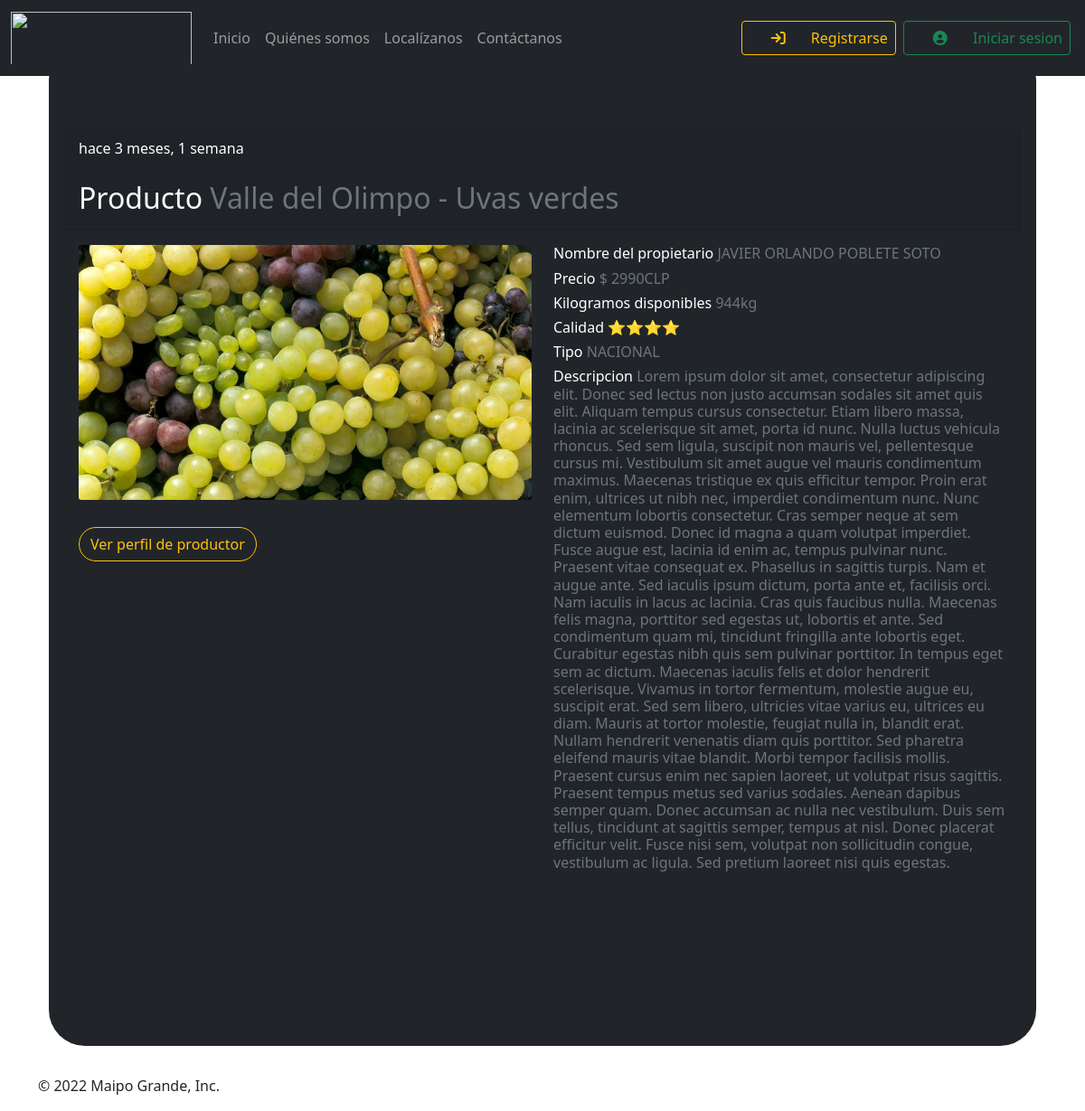
/product/1/, run on the app's committed database.
### maipogrande/models.py (models this page shows)
class Product(models.Model):
    id = models.AutoField(
        primary_key = True,
        editable = False
    )
    timestamp = models.DateTimeField(
        default = timezone.localtime(timezone.now()).strftime("%Y-%m-%d %H:%M:%S")
    )
    user = models.ForeignKey(
        CustomUser,
        on_delete = models.CASCADE,
        related_name = 'product'
    )
    title = models.CharField(
        max_length = 300,
        blank = True
    )
    description = models.TextField(
        max_length = 5000,
        blank = True
    )
    price = models.IntegerField(
        validators = [MinValueValidator(100), MaxValueValidator(1000000000)]
    )
    quantity = models.IntegerField(
        validators = [MinValueValidator(1), MaxValueValidator(1000)]
    )
    type_sale = models.CharField(
        max_length = 15,
        choices = TYPE_SALE,
        default = TYPE_SALE[0][0]
    )
    quality = models.IntegerField(
        validators = [MinValueValidator(1), MaxValueValidator(5)]
    )
    image = models.ImageField(
        upload_to = 'media/post/product/',
        null = True
    )
    owner_full_name = models.CharField(
        max_length = 100,
        blank = True
    )
    def __str__(self):
        return f'Producto : {str(self.title).upper()}'
    class Meta:
        ordering = ['-timestamp', 'price']

class CustomUser(AbstractUser):
    type = models.CharField(
        max_length = 15,
        choices = USER_TYPE,
        default = USER_TYPE[2][0]
    )
    identity_document_number = models.IntegerField(
        null=True,
        validators = [MinValueValidator(100000), MaxValueValidator(99999999999)]
    )
    country = models.CharField(
        max_length = 20,
        choices = COUNTRY,
        default = ''
    )

### maipogrande/views.py (the view)
# urls.py: path('product/<int:id_product>/', views.view_product_post, name='view_product_post'),
def view_product_post(request, id_product = None):
	product_post = Product.objects.filter(id=id_product)
	print(product_post)
	context = {'product_post' : product_post}
	return render(request, 'product.html', context)

### maipogrande/templates/product.html (shortened to what this page needs)
{% extends './layout.html' %}
{% load humanize %}
{% block content %}
<div class="row">
    <div class="col-sm-12 col-md-12 col-lg-12 col-xl-12">
		<div class="p-3 mb-2 bg-dark text-white"  style="border-radius: 40px;">
            <hr class = "featurette-divider"
                style = "padding-top : 5px; padding-bottom: 10px; background-color: transparent;">
            {% for product in product_post %}
                <div class="table-responsive py-4">
                    <table class="table table-striped">
                        <tbody>
                            <tr>
                                <div class="container-article">
                                    <div>
                                        <div class="card text-white bg-dark mb-3" style="max-width: 100%; max-height : auto;">
                                            <div class="card-header">
                                                <time data-time="#">{{ product.timestamp|naturaltime }}</time>
                                                <br></br>
                                                <h2 class="h2 text-start text-light">Producto <span class="text-muted">{{ product.title }}</span></h2>
                                            </div>
                                            <div class="card-body">
                                                <div class="row">
                                                    <div class="col-sm">
                                                        <div class="col-12">
                                                            {% if product.image %}
                                                                <img class="card-img img-fluid" src="{{ product.image.url }}" alt="" style="max-width : 600px; max-height : 300px;;">
                                                            {% endif %}
                                                            <form style="padding-top: 10px; padding-bottom: 20px">
                                                                <a class="btn btn-outline-warning btn-md"
                                                                    href="{% url 'profile' product.user.username %}"
                                                                    style="border-radius: 40px;"
                                                                    role="button">Ver perfil de {{ product.user.username }}</a>
                                                            </form>
                                                        </div>
                                                    </div>
                                                    <div class="col-sm">
                                                        <h6 class="h6 text-start">Nombre del propietario <span class="text-muted"> {{ product.user.first_name }} {{ product.user.last_name }}</span></h6>
                                                        <h6 class="h6 text-start">Precio <span class="text-muted"> $ {{ product.price }}CLP</span></h6>
                                                        <h6 class="h6 text-start">Kilogramos disponibles <span class="text-muted">{{ product.quantity }}kg</span></h6>
                                                        {% if product.quality == 1 %}
                                                            <h6 class="h6 text-start">Calidad  <span class="text-muted">⭐</span></h6>
                                                        {% elif product.quality == 2 %}
                                                            <h6 class="h6 text-start">Calidad  <span class="text-muted">⭐⭐</span></h6>
                                                        {% elif product.quality == 3 %}
                                                            <h6 class="h6 text-start">Calidad  <span class="text-muted">⭐⭐⭐</span></h6>
                                                        {% elif product.quality == 4 %}
                                                            <h6 class="h6 text-start">Calidad  <span class="text-muted">⭐⭐⭐⭐</span></h6>
                                                        {% elif product.quality == 5 %}
                                                            <h6 class="h6 text-start">Calidad  <span class="text-muted">⭐⭐⭐⭐⭐</span></h6>
                                                        {% endif %}
                                                        <h6 class="h6 text-start">Tipo <span class="text-muted">{{ product.type_sale }}</span></h6>
                                                        <h6 class="h6 text-start">Descripcion <span class="text-muted">{{ product.description }}</span></h6>
                                                        <br></br>
                                                        <br></br>
                                                    </div>
                                                </div>
                                            </div>
                                        </div>
                                    </div>
                                </div>
                            </tr>
                        </tbody>
                    </table>
                </div>
            {% endfor %}
		</div>
    </div>
</div>
{% endblock %}

### maipogrande/static/css/style.css (style rules this page uses)
body { padding-top: 3rem; padding-bottom: 3rem; color: #5a5a5a; min-height: 100%; }
.marketing h2 { font-weight: 400; }
.featurette-divider { margin: 5rem 0; }

### maipogrande/templates/base.html (style rules this page uses)
:root { --bs-primary: brown; }

### data on the page
Product: timestamp "hace 3 meses, 1 semana", title "Valle del Olimpo - Uvas verdes", image (picture), user.username "productor", user.first_name "JAVIER ORLANDO", user.last_name "POBLETE SOTO", price "2990", quantity "944", quality "Calidad", type_sale "NACIONAL", description "Lorem ipsum dolor sit amet, consectetur adipiscing elit. Donec sed lectus non justo accumsan sodales sit amet quis elit. Aliquam tempus cursus consectetur. Etiam libero massa, lacinia ac scelerisque sit amet, porta id nunc. Nulla luctus vehicula rhoncus. Sed sem ligula, suscipit non mauris vel, pellentesque cursus mi. Vestibulum sit amet augue vel mauris condimentum maximus. Maecenas tristique ex quis efficitur tempor. Proin erat enim, ultrices ut nibh nec, imperdiet condimentum nunc. Nunc elementum lobortis consectetur. Cras semper neque at sem dictum euismod. Donec id magna a quam volutpat imperdiet. Fusce augue est, lacinia id enim ac, tempus pulvinar nunc. Praesent vitae consequat ex.…"
